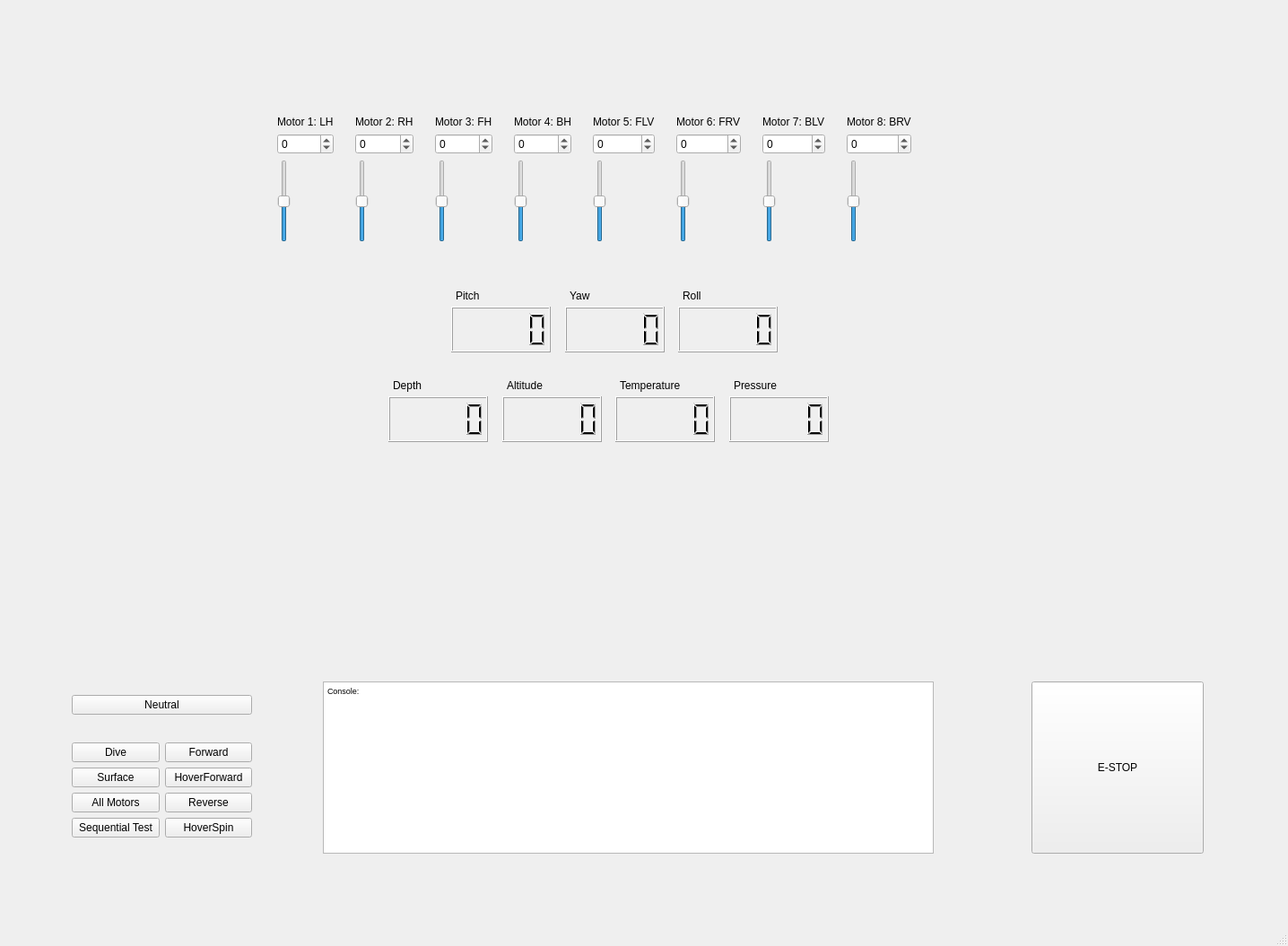
<?xml version="1.0" encoding="UTF-8"?>
<ui version="4.0">
 <class>MainWindow</class>
 <widget class="QMainWindow" name="MainWindow">
  <property name="geometry">
   <rect>
    <x>0</x>
    <y>0</y>
    <width>1436</width>
    <height>1055</height>
   </rect>
  </property>
  <property name="windowTitle">
   <string>MainWindow</string>
  </property>
  <widget class="QWidget" name="centralwidget">
   <widget class="QTextBrowser" name="console">
    <property name="geometry">
     <rect>
      <x>360</x>
      <y>760</y>
      <width>681</width>
      <height>192</height>
     </rect>
    </property>
    <property name="minimumSize">
     <size>
      <width>681</width>
      <height>192</height>
     </size>
    </property>
    <property name="html">
     <string>&lt;!DOCTYPE HTML PUBLIC &quot;-//W3C//DTD HTML 4.0//EN&quot; &quot;http://www.w3.org/TR/REC-html40/strict.dtd&quot;&gt;
&lt;html&gt;&lt;head&gt;&lt;meta name=&quot;qrichtext&quot; content=&quot;1&quot; /&gt;&lt;style type=&quot;text/css&quot;&gt;
p, li { white-space: pre-wrap; }
&lt;/style&gt;&lt;/head&gt;&lt;body style=&quot; font-family:'MS Shell Dlg 2'; font-size:6.6pt; font-weight:400; font-style:normal;&quot;&gt;
&lt;p style=&quot; margin-top:0px; margin-bottom:0px; margin-left:0px; margin-right:0px; -qt-block-indent:0; text-indent:0px;&quot;&gt;Console:&lt;/p&gt;&lt;/body&gt;&lt;/html&gt;</string>
    </property>
   </widget>
   <widget class="QPushButton" name="e_stop_button">
    <property name="geometry">
     <rect>
      <x>1150</x>
      <y>760</y>
      <width>192</width>
      <height>192</height>
     </rect>
    </property>
    <property name="minimumSize">
     <size>
      <width>192</width>
      <height>192</height>
     </size>
    </property>
    <property name="autoFillBackground">
     <bool>false</bool>
    </property>
    <property name="text">
     <string>E-STOP</string>
    </property>
   </widget>
   <widget class="QWidget" name="control_buttons" native="true">
    <property name="geometry">
     <rect>
      <x>40</x>
      <y>740</y>
      <width>281</width>
      <height>241</height>
     </rect>
    </property>
    <property name="minimumSize">
     <size>
      <width>220</width>
      <height>220</height>
     </size>
    </property>
    <widget class="QWidget" name="">
     <property name="geometry">
      <rect>
       <x>40</x>
       <y>10</y>
       <width>201</width>
       <height>209</height>
      </rect>
     </property>
     <layout class="QVBoxLayout" name="verticalLayout_8">
      <item>
       <widget class="QPushButton" name="neutral_button">
        <property name="text">
         <string>Neutral</string>
        </property>
       </widget>
      </item>
      <item>
       <layout class="QHBoxLayout" name="horizontalLayout_2">
        <item>
         <layout class="QVBoxLayout" name="verticalLayout_7">
          <item>
           <widget class="QPushButton" name="dive_button">
            <property name="text">
             <string>Dive</string>
            </property>
           </widget>
          </item>
          <item>
           <widget class="QPushButton" name="surface_button">
            <property name="text">
             <string>Surface</string>
            </property>
           </widget>
          </item>
          <item>
           <widget class="QPushButton" name="all_motors_button">
            <property name="text">
             <string>All Motors</string>
            </property>
           </widget>
          </item>
          <item>
           <widget class="QPushButton" name="seq_test_button">
            <property name="text">
             <string>Sequential Test</string>
            </property>
           </widget>
          </item>
         </layout>
        </item>
        <item>
         <layout class="QVBoxLayout" name="verticalLayout_6">
          <item>
           <widget class="QPushButton" name="forward_button">
            <property name="text">
             <string>Forward</string>
            </property>
           </widget>
          </item>
          <item>
           <widget class="QPushButton" name="hover_forward_button">
            <property name="text">
             <string>HoverForward</string>
            </property>
           </widget>
          </item>
          <item>
           <widget class="QPushButton" name="reverse_button">
            <property name="text">
             <string>Reverse</string>
            </property>
           </widget>
          </item>
          <item>
           <widget class="QPushButton" name="hover_spin_button">
            <property name="text">
             <string>HoverSpin</string>
            </property>
           </widget>
          </item>
         </layout>
        </item>
       </layout>
      </item>
     </layout>
    </widget>
   </widget>
   <widget class="QWidget" name="">
    <property name="geometry">
     <rect>
      <x>430</x>
      <y>420</y>
      <width>500</width>
      <height>82</height>
     </rect>
    </property>
    <layout class="QHBoxLayout" name="depth_pressure_data_h_layout">
     <item>
      <widget class="QWidget" name="depth_widget" native="true">
       <property name="minimumSize">
        <size>
         <width>120</width>
         <height>80</height>
        </size>
       </property>
       <widget class="QLCDNumber" name="depth_lcd">
        <property name="geometry">
         <rect>
          <x>3</x>
          <y>22</y>
          <width>111</width>
          <height>51</height>
         </rect>
        </property>
        <property name="minimumSize">
         <size>
          <width>111</width>
          <height>51</height>
         </size>
        </property>
       </widget>
       <widget class="QLabel" name="label_16">
        <property name="geometry">
         <rect>
          <x>8</x>
          <y>0</y>
          <width>101</width>
          <height>20</height>
         </rect>
        </property>
        <property name="minimumSize">
         <size>
          <width>101</width>
          <height>20</height>
         </size>
        </property>
        <property name="text">
         <string>Depth</string>
        </property>
       </widget>
      </widget>
     </item>
     <item>
      <widget class="QWidget" name="altitude_widget" native="true">
       <property name="minimumSize">
        <size>
         <width>120</width>
         <height>80</height>
        </size>
       </property>
       <widget class="QLCDNumber" name="altitude_lcd">
        <property name="geometry">
         <rect>
          <x>3</x>
          <y>22</y>
          <width>111</width>
          <height>51</height>
         </rect>
        </property>
        <property name="minimumSize">
         <size>
          <width>111</width>
          <height>51</height>
         </size>
        </property>
       </widget>
       <widget class="QLabel" name="label_5">
        <property name="geometry">
         <rect>
          <x>8</x>
          <y>0</y>
          <width>101</width>
          <height>20</height>
         </rect>
        </property>
        <property name="minimumSize">
         <size>
          <width>101</width>
          <height>20</height>
         </size>
        </property>
        <property name="text">
         <string>Altitude</string>
        </property>
       </widget>
      </widget>
     </item>
     <item>
      <widget class="QWidget" name="temperature_widget" native="true">
       <property name="minimumSize">
        <size>
         <width>120</width>
         <height>80</height>
        </size>
       </property>
       <widget class="QLCDNumber" name="temperature_lcd">
        <property name="geometry">
         <rect>
          <x>3</x>
          <y>22</y>
          <width>111</width>
          <height>51</height>
         </rect>
        </property>
        <property name="minimumSize">
         <size>
          <width>111</width>
          <height>51</height>
         </size>
        </property>
       </widget>
       <widget class="QLabel" name="label_7">
        <property name="geometry">
         <rect>
          <x>8</x>
          <y>0</y>
          <width>101</width>
          <height>20</height>
         </rect>
        </property>
        <property name="minimumSize">
         <size>
          <width>101</width>
          <height>20</height>
         </size>
        </property>
        <property name="text">
         <string>Temperature</string>
        </property>
       </widget>
      </widget>
     </item>
     <item>
      <widget class="QWidget" name="pressure_widget" native="true">
       <property name="minimumSize">
        <size>
         <width>120</width>
         <height>80</height>
        </size>
       </property>
       <widget class="QLCDNumber" name="pressure_lcd">
        <property name="geometry">
         <rect>
          <x>3</x>
          <y>22</y>
          <width>111</width>
          <height>51</height>
         </rect>
        </property>
        <property name="minimumSize">
         <size>
          <width>111</width>
          <height>51</height>
         </size>
        </property>
       </widget>
       <widget class="QLabel" name="label_6">
        <property name="geometry">
         <rect>
          <x>8</x>
          <y>0</y>
          <width>101</width>
          <height>20</height>
         </rect>
        </property>
        <property name="minimumSize">
         <size>
          <width>101</width>
          <height>20</height>
         </size>
        </property>
        <property name="text">
         <string>Pressure</string>
        </property>
       </widget>
      </widget>
     </item>
    </layout>
   </widget>
   <widget class="QWidget" name="">
    <property name="geometry">
     <rect>
      <x>500</x>
      <y>320</y>
      <width>374</width>
      <height>82</height>
     </rect>
    </property>
    <layout class="QHBoxLayout" name="imu_data_h_layout">
     <item>
      <widget class="QWidget" name="pitch_widget" native="true">
       <property name="minimumSize">
        <size>
         <width>120</width>
         <height>80</height>
        </size>
       </property>
       <widget class="QLCDNumber" name="pitch_lcd">
        <property name="geometry">
         <rect>
          <x>3</x>
          <y>22</y>
          <width>111</width>
          <height>51</height>
         </rect>
        </property>
        <property name="minimumSize">
         <size>
          <width>111</width>
          <height>51</height>
         </size>
        </property>
       </widget>
       <widget class="QLabel" name="label">
        <property name="geometry">
         <rect>
          <x>8</x>
          <y>0</y>
          <width>101</width>
          <height>20</height>
         </rect>
        </property>
        <property name="minimumSize">
         <size>
          <width>101</width>
          <height>20</height>
         </size>
        </property>
        <property name="text">
         <string>Pitch</string>
        </property>
       </widget>
      </widget>
     </item>
     <item>
      <widget class="QWidget" name="yaw_widget" native="true">
       <property name="minimumSize">
        <size>
         <width>120</width>
         <height>80</height>
        </size>
       </property>
       <widget class="QLCDNumber" name="yaw_lcd">
        <property name="geometry">
         <rect>
          <x>3</x>
          <y>22</y>
          <width>111</width>
          <height>51</height>
         </rect>
        </property>
        <property name="minimumSize">
         <size>
          <width>111</width>
          <height>51</height>
         </size>
        </property>
       </widget>
       <widget class="QLabel" name="label_3">
        <property name="geometry">
         <rect>
          <x>8</x>
          <y>0</y>
          <width>101</width>
          <height>20</height>
         </rect>
        </property>
        <property name="minimumSize">
         <size>
          <width>101</width>
          <height>20</height>
         </size>
        </property>
        <property name="text">
         <string>Yaw</string>
        </property>
       </widget>
      </widget>
     </item>
     <item>
      <widget class="QWidget" name="roll_widget" native="true">
       <property name="minimumSize">
        <size>
         <width>120</width>
         <height>80</height>
        </size>
       </property>
       <widget class="QLCDNumber" name="roll_lcd">
        <property name="geometry">
         <rect>
          <x>3</x>
          <y>22</y>
          <width>111</width>
          <height>51</height>
         </rect>
        </property>
        <property name="minimumSize">
         <size>
          <width>111</width>
          <height>51</height>
         </size>
        </property>
       </widget>
       <widget class="QLabel" name="label_4">
        <property name="geometry">
         <rect>
          <x>8</x>
          <y>0</y>
          <width>101</width>
          <height>20</height>
         </rect>
        </property>
        <property name="minimumSize">
         <size>
          <width>101</width>
          <height>20</height>
         </size>
        </property>
        <property name="text">
         <string>Roll</string>
        </property>
       </widget>
      </widget>
     </item>
    </layout>
   </widget>
   <widget class="QWidget" name="">
    <property name="geometry">
     <rect>
      <x>300</x>
      <y>120</y>
      <width>725</width>
      <height>159</height>
     </rect>
    </property>
    <layout class="QHBoxLayout" name="motor_h_layout">
     <item>
      <widget class="QWidget" name="motor_1_lh" native="true">
       <layout class="QGridLayout" name="gridLayout">
        <item row="0" column="0">
         <widget class="QLabel" name="label_8">
          <property name="text">
           <string>Motor 1: LH</string>
          </property>
         </widget>
        </item>
        <item row="1" column="0">
         <widget class="QSpinBox" name="motor_1_spin">
          <property name="minimum">
           <number>-100</number>
          </property>
          <property name="maximum">
           <number>100</number>
          </property>
         </widget>
        </item>
        <item row="2" column="0">
         <widget class="QSlider" name="motor_1_slider">
          <property name="minimum">
           <number>-100</number>
          </property>
          <property name="maximum">
           <number>100</number>
          </property>
          <property name="value">
           <number>0</number>
          </property>
          <property name="orientation">
           <enum>Qt::Vertical</enum>
          </property>
         </widget>
        </item>
       </layout>
      </widget>
     </item>
     <item>
      <widget class="QWidget" name="motor_2_rh" native="true">
       <layout class="QGridLayout" name="gridLayout_2">
        <item row="0" column="0">
         <widget class="QLabel" name="label_9">
          <property name="text">
           <string>Motor 2: RH</string>
          </property>
         </widget>
        </item>
        <item row="1" column="0">
         <widget class="QSpinBox" name="motor_2_spin">
          <property name="minimum">
           <number>-100</number>
          </property>
          <property name="maximum">
           <number>100</number>
          </property>
         </widget>
        </item>
        <item row="2" column="0">
         <widget class="QSlider" name="motor_2_slider">
          <property name="minimum">
           <number>-100</number>
          </property>
          <property name="maximum">
           <number>100</number>
          </property>
          <property name="value">
           <number>0</number>
          </property>
          <property name="orientation">
           <enum>Qt::Vertical</enum>
          </property>
         </widget>
        </item>
       </layout>
      </widget>
     </item>
     <item>
      <widget class="QWidget" name="motor_3_fh" native="true">
       <layout class="QGridLayout" name="gridLayout_8">
        <item row="0" column="0">
         <widget class="QLabel" name="label_15">
          <property name="text">
           <string>Motor 3: FH</string>
          </property>
         </widget>
        </item>
        <item row="1" column="0">
         <widget class="QSpinBox" name="motor_3_spin">
          <property name="minimum">
           <number>-100</number>
          </property>
          <property name="maximum">
           <number>100</number>
          </property>
         </widget>
        </item>
        <item row="2" column="0">
         <widget class="QSlider" name="motor_3_slider">
          <property name="minimum">
           <number>-100</number>
          </property>
          <property name="maximum">
           <number>100</number>
          </property>
          <property name="value">
           <number>0</number>
          </property>
          <property name="orientation">
           <enum>Qt::Vertical</enum>
          </property>
         </widget>
        </item>
       </layout>
      </widget>
     </item>
     <item>
      <widget class="QWidget" name="motor_4_bh" native="true">
       <layout class="QGridLayout" name="gridLayout_6">
        <item row="0" column="0">
         <widget class="QLabel" name="label_13">
          <property name="text">
           <string>Motor 4: BH</string>
          </property>
         </widget>
        </item>
        <item row="1" column="0">
         <widget class="QSpinBox" name="motor_4_spin">
          <property name="minimum">
           <number>-100</number>
          </property>
          <property name="maximum">
           <number>100</number>
          </property>
         </widget>
        </item>
        <item row="2" column="0">
         <widget class="QSlider" name="motor_4_slider">
          <property name="minimum">
           <number>-100</number>
          </property>
          <property name="maximum">
           <number>100</number>
          </property>
          <property name="value">
           <number>0</number>
          </property>
          <property name="orientation">
           <enum>Qt::Vertical</enum>
          </property>
         </widget>
        </item>
       </layout>
      </widget>
     </item>
     <item>
      <widget class="QWidget" name="motor_5_fvh" native="true">
       <layout class="QGridLayout" name="gridLayout_7">
        <item row="0" column="0">
         <widget class="QLabel" name="label_14">
          <property name="text">
           <string>Motor 5: FLV</string>
          </property>
         </widget>
        </item>
        <item row="1" column="0">
         <widget class="QSpinBox" name="motor_5_spin">
          <property name="minimum">
           <number>-100</number>
          </property>
          <property name="maximum">
           <number>100</number>
          </property>
         </widget>
        </item>
        <item row="2" column="0">
         <widget class="QSlider" name="motor_5_slider">
          <property name="minimum">
           <number>-100</number>
          </property>
          <property name="maximum">
           <number>100</number>
          </property>
          <property name="value">
           <number>0</number>
          </property>
          <property name="orientation">
           <enum>Qt::Vertical</enum>
          </property>
         </widget>
        </item>
       </layout>
      </widget>
     </item>
     <item>
      <widget class="QWidget" name="motor_6_frv" native="true">
       <layout class="QGridLayout" name="gridLayout_4">
        <item row="0" column="0">
         <widget class="QLabel" name="label_11">
          <property name="text">
           <string>Motor 6: FRV</string>
          </property>
         </widget>
        </item>
        <item row="1" column="0">
         <widget class="QSpinBox" name="motor_6_spin">
          <property name="minimum">
           <number>-100</number>
          </property>
          <property name="maximum">
           <number>100</number>
          </property>
         </widget>
        </item>
        <item row="2" column="0">
         <widget class="QSlider" name="motor_6_slider">
          <property name="minimum">
           <number>-100</number>
          </property>
          <property name="maximum">
           <number>100</number>
          </property>
          <property name="value">
           <number>0</number>
          </property>
          <property name="orientation">
           <enum>Qt::Vertical</enum>
          </property>
         </widget>
        </item>
       </layout>
      </widget>
     </item>
     <item>
      <widget class="QWidget" name="motor_7_blv" native="true">
       <layout class="QGridLayout" name="gridLayout_5">
        <item row="0" column="0">
         <widget class="QLabel" name="label_12">
          <property name="text">
           <string>Motor 7: BLV</string>
          </property>
         </widget>
        </item>
        <item row="1" column="0">
         <widget class="QSpinBox" name="motor_7_spin">
          <property name="minimum">
           <number>-100</number>
          </property>
          <property name="maximum">
           <number>100</number>
          </property>
         </widget>
        </item>
        <item row="2" column="0">
         <widget class="QSlider" name="motor_7_slider">
          <property name="minimum">
           <number>-100</number>
          </property>
          <property name="maximum">
           <number>100</number>
          </property>
          <property name="value">
           <number>0</number>
          </property>
          <property name="orientation">
           <enum>Qt::Vertical</enum>
          </property>
         </widget>
        </item>
       </layout>
      </widget>
     </item>
     <item>
      <widget class="QWidget" name="motor_8_brv" native="true">
       <layout class="QGridLayout" name="gridLayout_3">
        <item row="0" column="0">
         <widget class="QLabel" name="label_10">
          <property name="text">
           <string>Motor 8: BRV</string>
          </property>
         </widget>
        </item>
        <item row="1" column="0">
         <widget class="QSpinBox" name="motor_8_spin">
          <property name="minimum">
           <number>-100</number>
          </property>
          <property name="maximum">
           <number>100</number>
          </property>
         </widget>
        </item>
        <item row="2" column="0">
         <widget class="QSlider" name="motor_8_slider">
          <property name="minimum">
           <number>-100</number>
          </property>
          <property name="maximum">
           <number>100</number>
          </property>
          <property name="value">
           <number>0</number>
          </property>
          <property name="orientation">
           <enum>Qt::Vertical</enum>
          </property>
         </widget>
        </item>
       </layout>
      </widget>
     </item>
    </layout>
   </widget>
  </widget>
  <widget class="QMenuBar" name="menubar">
   <property name="geometry">
    <rect>
     <x>0</x>
     <y>0</y>
     <width>1436</width>
     <height>26</height>
    </rect>
   </property>
  </widget>
  <widget class="QStatusBar" name="statusbar"/>
 </widget>
 <resources/>
 <connections/>
</ui>
